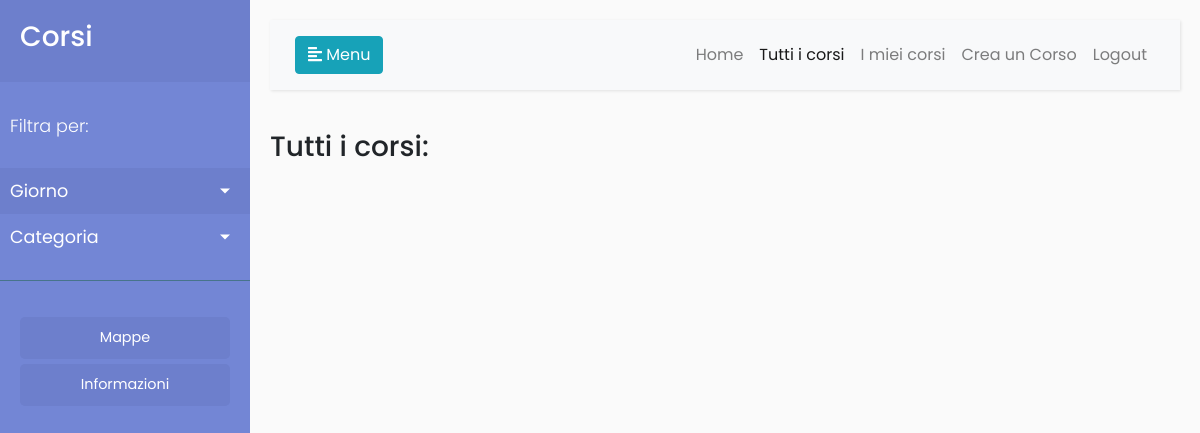
Page /corsi/ (signed in) on the earlier database version.
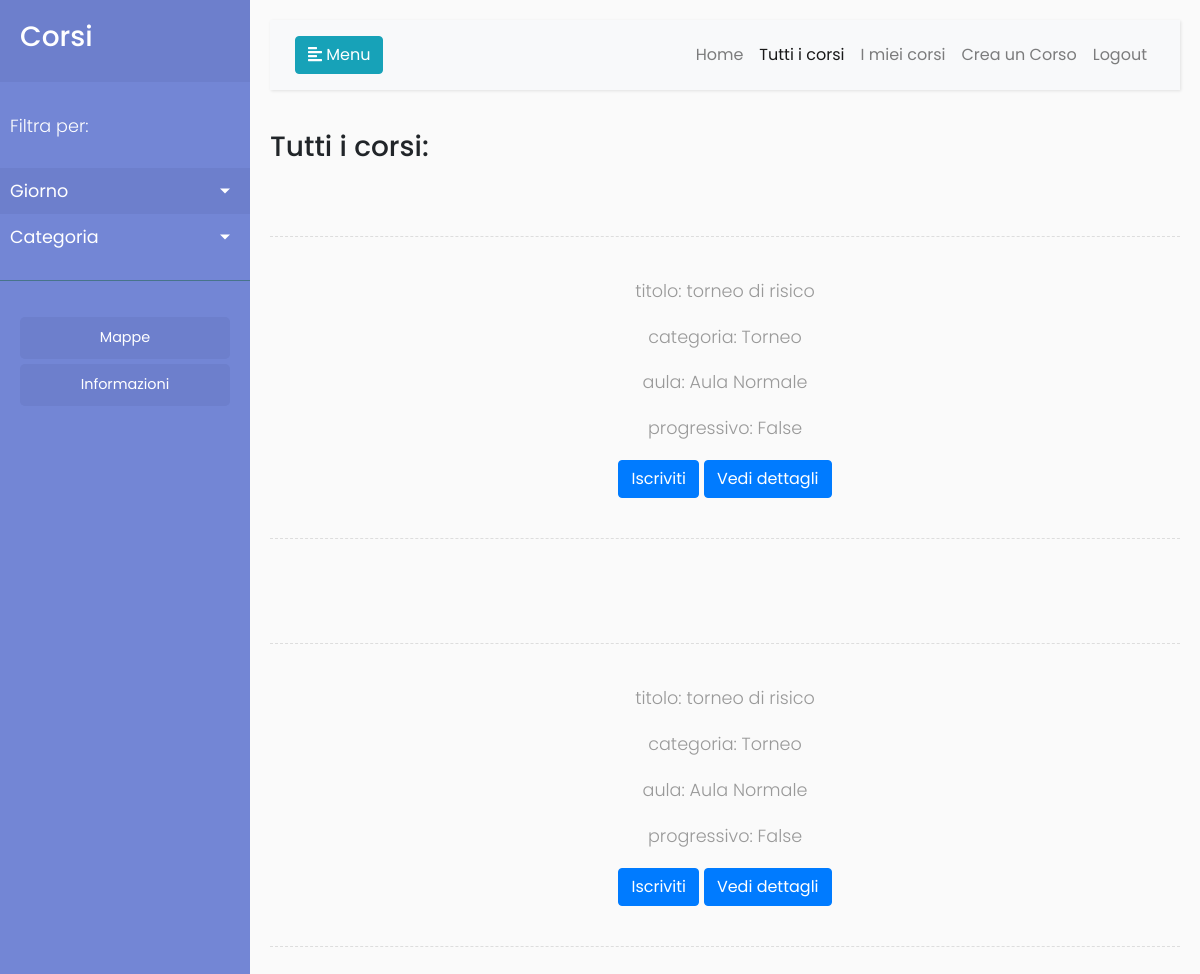
Same page on the later database version.
### app/models.py (models this page shows, shortened)
class Corso(models.Model):
    nome = models.CharField(max_length=100)
    descrizione = models.TextField(max_length=1500)
    categoria = models.ForeignKey('Categoria', on_delete=models.CASCADE, null=True, blank=True)
    is_progressive = models.BooleanField(default=True)
    fasce = models.ManyToManyField('Fascia')
    aula = models.ForeignKey('Aula', on_delete=models.CASCADE, related_name='aula')
    creatore = models.ForeignKey('Utente', on_delete=models.CASCADE, related_name='creatore')
    ospitanti = models.ManyToManyField('Utente')
    iscritti = models.ManyToManyField('Utente', related_name='iscritti')
    full = models.BooleanField(default=False)
    convalidato = models.BooleanField(default=False)

class Categoria(models.Model):
    nome = models.CharField(max_length=150)
    def __str__(self):
        return self.nome

class Aula(models.Model):
    nome_aula = models.CharField(
        max_length=100,
        choices=([
            ('Palestra', 'Palestra'),
            ('Aula Normale', 'Aula Normale'),
            ('Aula Magna', 'Aula Magna'),
            ('Laboratorio di informatica', 'Laboratorio di informatica'),
        ]),
    )
    capacita = models.IntegerField(default=30)

### app/views.py (the view)
# urls.py: url(r'^corsi/$', views.corsi),
@login_required(login_url='/login/')
def corsi(request):
	giorni = Giorno.objects.all()
	categorie = Categoria.objects.all()
	corsi = Corso.objects.filter(convalidato=True)
	return render(request, 'corsi/corsi.html', {'corsi': corsi, 'giorni': giorni, 'categorie': categorie})

### app/models.py (called while the page is built)
    def __str__(self):
        return self.giorno_della_settimana

### app/templates/corsi/corsi.html (shortened to what this page needs)
{% extends 'base.html' %}
{% block head %}
  <link rel="stylesheet" href="https://unpkg.com/purecss@1.0.0/build/base-min.css">
  <link rel="stylesheet" href="https://unpkg.com/purecss@1.0.0/build/grids-min.css">
  <link rel="stylesheet" href="https://unpkg.com/purecss@1.0.0/build/grids-responsive-min.css">
{% endblock %}
{% block content %}
<h3>Tutti i corsi:</h3> <br>
{% for corso in corsi %}
  <div class="line"></div>
  <div class="pure-g">
    <div class="pure-u-md-1-2 pure-u-sm-1-1 pure-u-1-1 pure-u-lg-1-2 pure-u-xl-1-5 centered-text"><p>titolo: {{ corso.nome }}</p></div>
    <div class="pure-u-md-1-2 pure-u-sm-1-1 pure-u-1-1 pure-u-lg-1-2 pure-u-xl-1-5 centered-text"><p>categoria: {{corso.categoria}}</p></div>
    <div class="pure-u-md-1-3 pure-u-sm-1-1 pure-u-1-1 pure-u-lg-1-3 pure-u-xl-1-5 centered-text"><p>aula: {{corso.aula.nome_aula}}</p></div>
    <div class="pure-u-md-1-3 pure-u-sm-1-1 pure-u-1-1 pure-u-lg-1-3 pure-u-xl-1-5 centered-text"><p>progressivo: {{corso.is_progressive}}</p></div>
    <div class="pure-u-md-1-3 pure-u-sm-1-1 pure-u-1-1 pure-u-lg-1-3 pure-u-xl-1-5 centered-text"><p>
      <button class="btn btn-primary"><a href='/iscriviti/{{corso.id}}'>Iscriviti</a></button>
      <button class="btn btn-primary">Vedi dettagli</button>
    </p></div>
    <div class="line"></div>
  </div>
  <br>
{% endfor %}
{% endblock %}

Differences in the rows shown:
added Corso: nome "torneo di risico", categoria "Torneo", aula.nome_aula "Aula Normale", is_progressive "False"
added Corso: nome "torneo di risico", categoria "Torneo", aula.nome_aula "Aula Normale", is_progressive "False"
